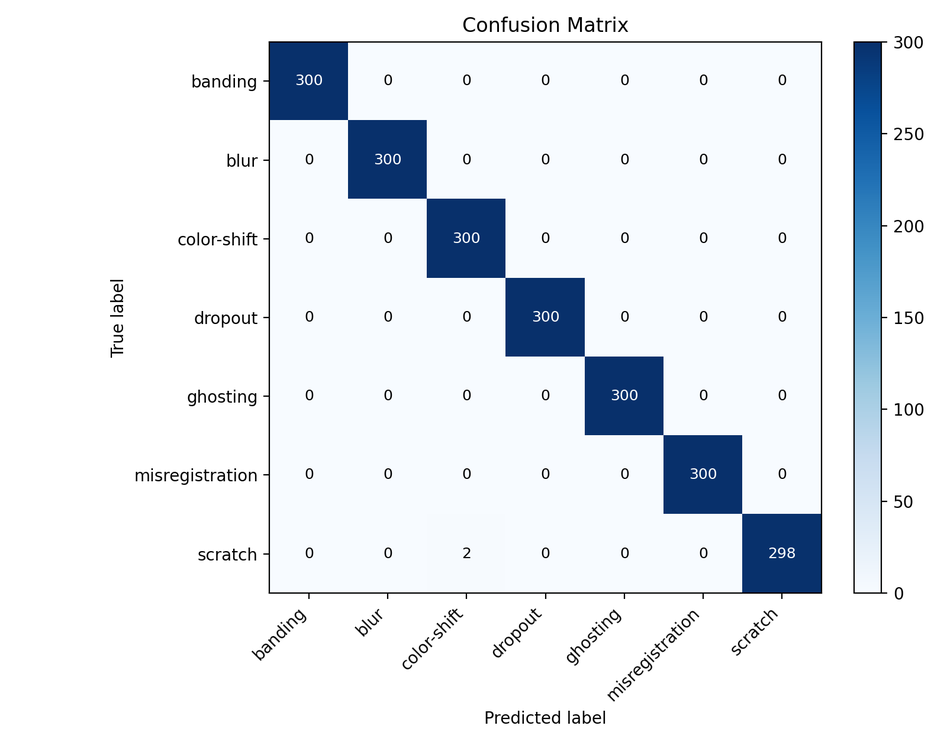
#> input picture model/Stratified Sample Split/visualisation/cm_heatmap_Test_Set.png, 947 x 745 px, shrunk from 1600 x 1260 before the run
$ python -i ghosting.py   (imports and definitions only)
#> lines starting #> are read from the running program, lines starting #| are printed output that depends on the picture; after the words box and inside, x2 and y2 are one past the last pixel; in counts of white or black regions, pixels touching at a corner belong together
#> further down, picture is the input picture: shape (745, 947, 3); mean B, G, R 240.6, 234.8, 230
import cv2, numpy as np, random

def _edge_mask(gray):
    # Softened edge map to confine echoes near edges
    e = cv2.Canny(gray, 60, 150)
    e = cv2.dilate(e, np.ones((3,3), np.uint8), iterations=1)
    e = cv2.GaussianBlur(e, (0,0), 1.0)
    return e

def ghosting(img, seed=None):
    if seed is not None:
        random.seed(seed); np.random.seed(seed)

    h, w = img.shape[:2]
#> h = 745; w = 947
    im = img.astype(np.float32)/255.0
    gray = cv2.cvtColor(img, cv2.COLOR_BGR2GRAY)
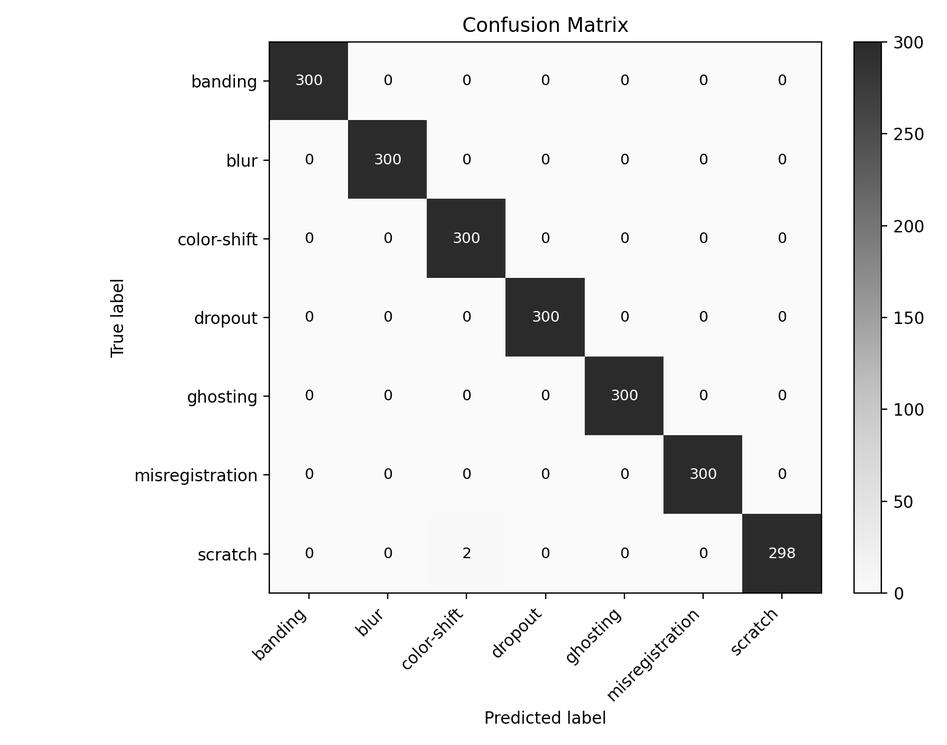
#> gray: shape (745, 947); min 0, max 255, mean 233.9
    emask = _edge_mask(gray).astype(np.float32)/255.0
#> in _edge_mask, `e = cv2.Canny(gray, 60, 150)`:
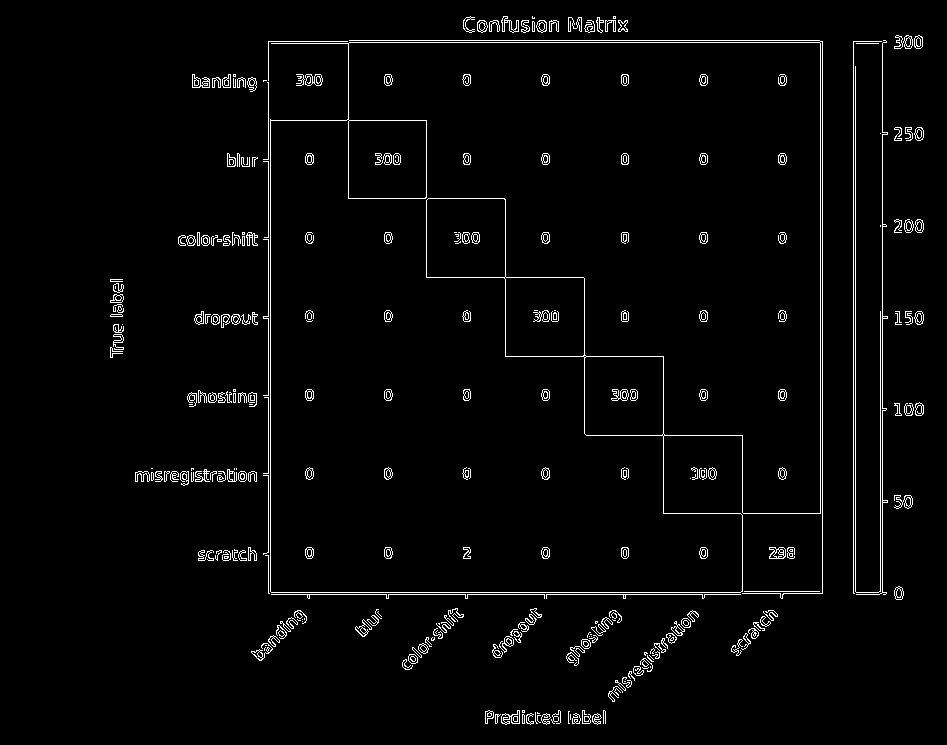
#> e: shape (745, 947); 2.7% white in thin lines or dots, all inside (x1, y1, x2, y2) = (110, 16, 924, 725)
#> in _edge_mask, `e = cv2.dilate(e, np.ones((3,3), np.uint8), iterations=1)`: e: shape (745, 947); 7.2% white; 81 white regions (1 under 20 px), largest, box (x1, y1, x2, y2) and area: (262, 39, 824, 600) 16630, (852, 39, 889, 596) 5372, (607, 609, 700, 703) 1625
#> in _edge_mask, `e = cv2.GaussianBlur(e, (0,0), 1.0)`:
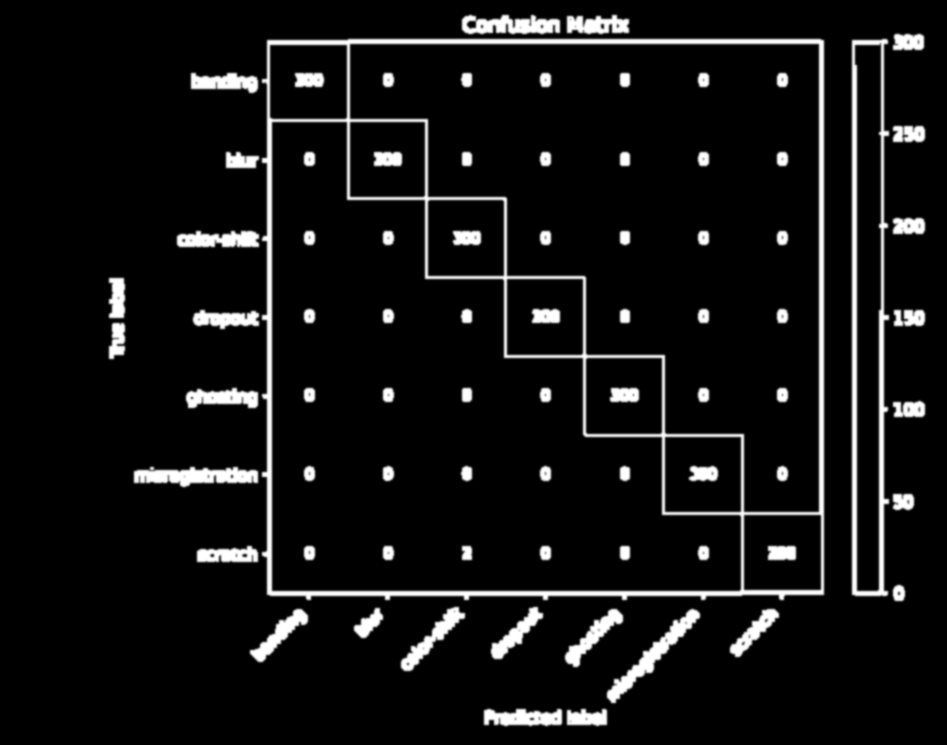
#> e: shape (745, 947); min 0, max 255, mean 18.3
    emask3 = np.dstack([emask]*3)

    # Echo period and decay
    period = max(8, int(round(random.uniform(0.04, 0.12)*h)))
#> period = 80
    necho  = random.randint(1, 3)
    alpha0 = random.uniform(0.12, 0.25)
    decay  = random.uniform(0.45, 0.75)

    base = im.copy()
    for k in range(1, necho+1):
        shift = k * period
        M = np.float32([[1,0,0],[0,1, shift]])
        echo = cv2.warpAffine(base, M, (w, h), flags=cv2.INTER_LINEAR, borderMode=cv2.BORDER_REPLICATE)
        # Make echoes low-contrast + slightly desaturated
        echo = np.clip(echo*random.uniform(0.6, 0.85), 0, 1)
        a = alpha0 * (decay ** (k-1))
        im = im*(1 - a*emask3) + echo*(a*emask3)
#> this loop made 2 passes
#> pass 1, in ghosting, `echo = cv2.warpAffine(base, M, (w, h), flags=cv2.INTER_LINEAR, borderM..`:
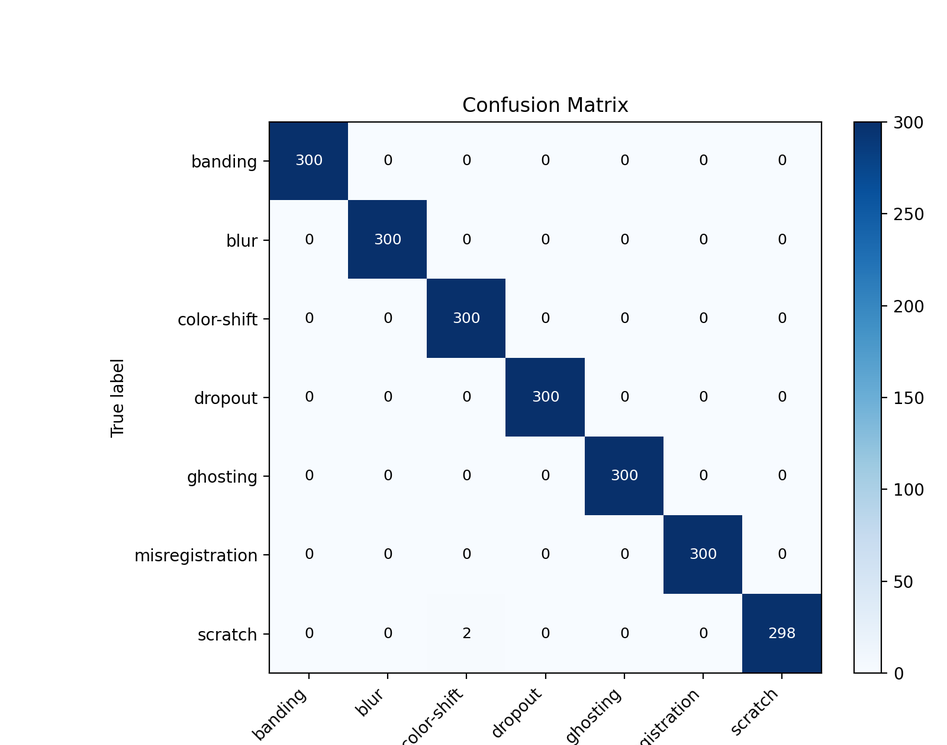
#> echo: shape (745, 947, 3) float32; mean B, G, R 0.944, 0.919, 0.902
#> pass 1, in ghosting, `echo = np.clip(echo*random.uniform(0.6, 0.85), 0, 1)`:
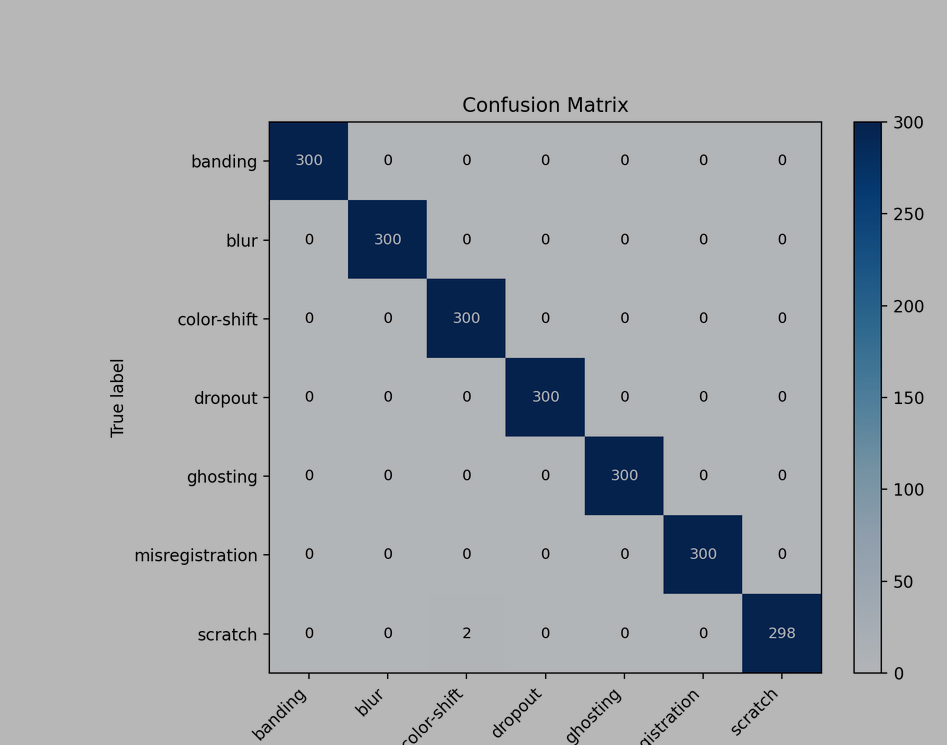
#> echo: shape (745, 947, 3) float32; mean B, G, R 0.68, 0.664, 0.649
#> pass 2, in ghosting, `echo = cv2.warpAffine(base, M, (w, h), flags=cv2.INTER_LINEAR, borderM..`:
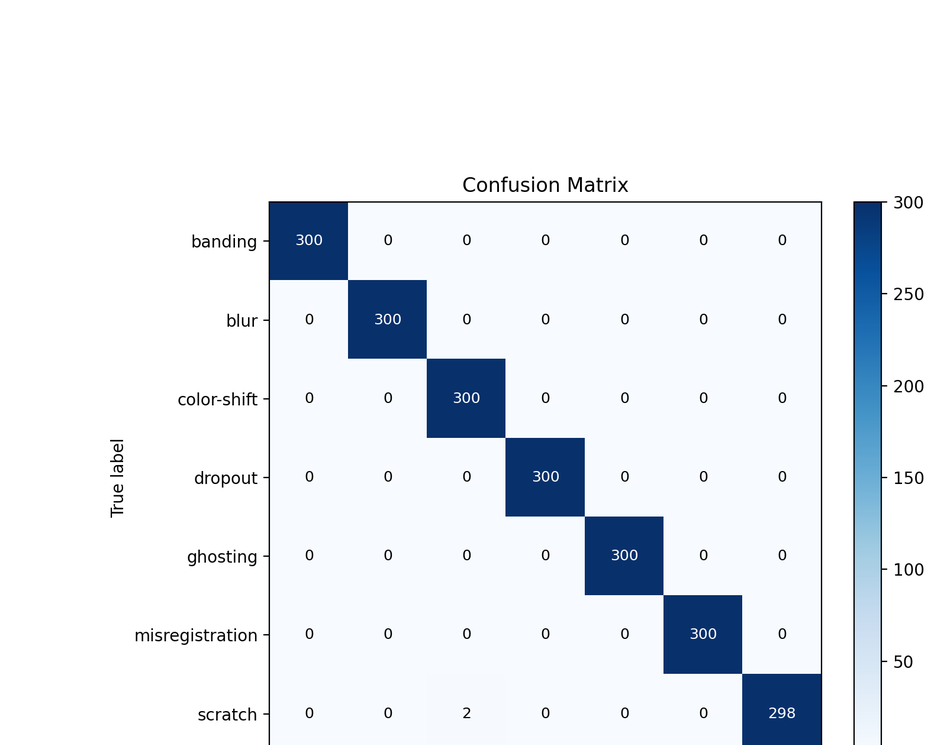
#> echo: shape (745, 947, 3) float32; mean B, G, R 0.949, 0.925, 0.905

    im = np.clip(im, 0, 1)
    m = (emask*255).astype(np.uint8)
    meta = {"type":"ghosting","period_px":period,"echo":necho}
    return (im*255).astype(np.uint8), m, meta

>>> import cv2
>>> picture = cv2.imread('../model/Stratified Sample Split/visualisation/cm_heatmap_Test_Set.png')
>>> result = ghosting(picture)

$ run again, on model/Stratified Sample Split/visualisation/cm_heatmap_norm_Test_Set.png
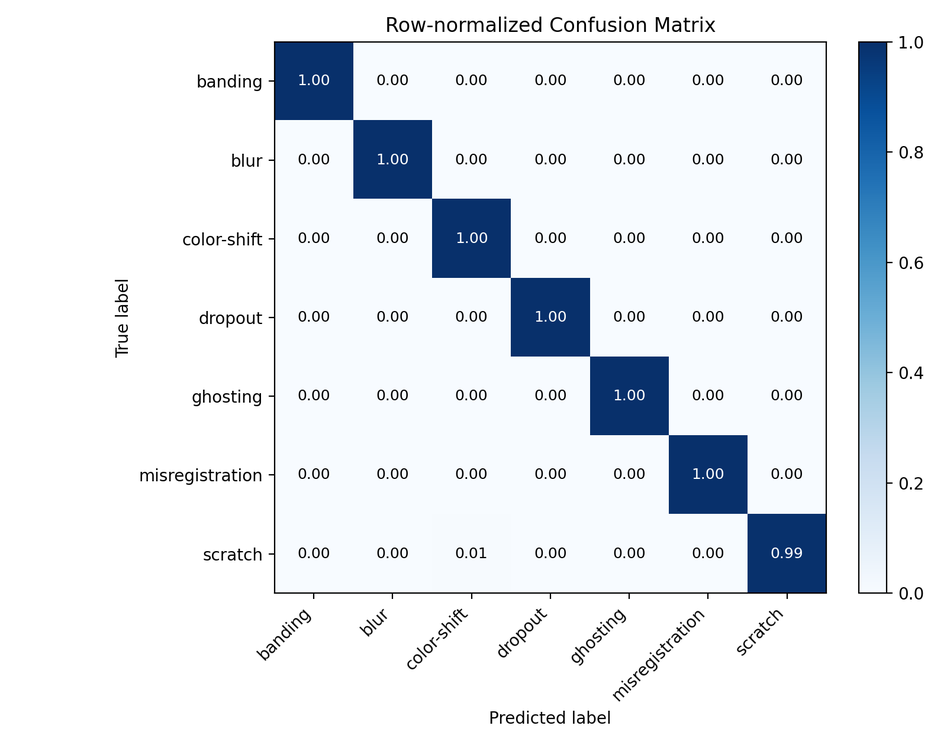
#> input picture model/Stratified Sample Split/visualisation/cm_heatmap_norm_Test_Set.png, 947 x 745 px, shrunk from 1600 x 1260 before the run
#> picture is the input picture: shape (745, 947, 3); mean B, G, R 239.3, 233.5, 228.7
#> in _edge_mask, `e = cv2.Canny(gray, 60, 150)`:
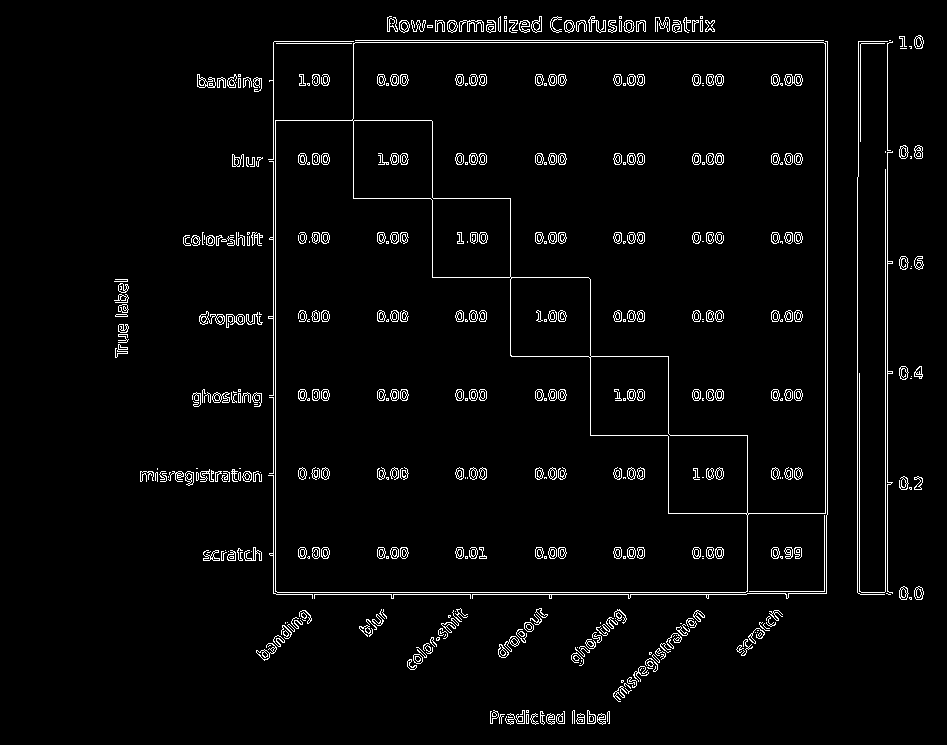
#> e: shape (745, 947); 3.3% white in thin lines or dots, all inside (x1, y1, x2, y2) = (114, 16, 924, 725)
#> the loop in ghosting, `for k in range(1, necho+1):` made 2 passes
#> pass 2, in ghosting, `echo = cv2.warpAffine(base, M, (w, h), flags=cv2.INTER_LINEAR, borderM..`:
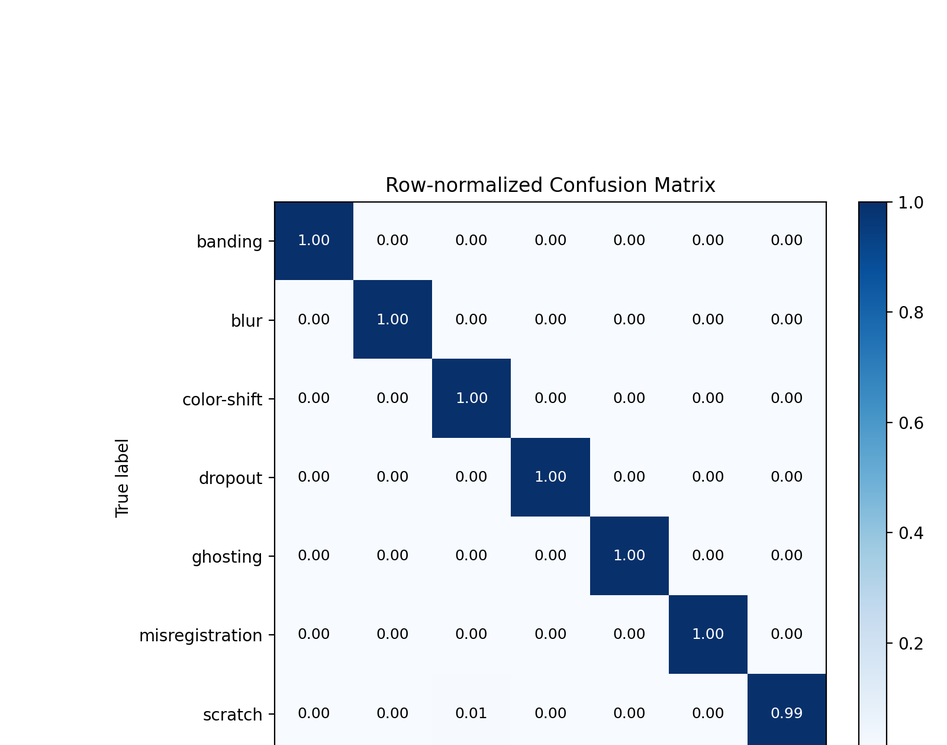
#> echo: shape (745, 947, 3) float32; mean B, G, R 0.944, 0.92, 0.9
